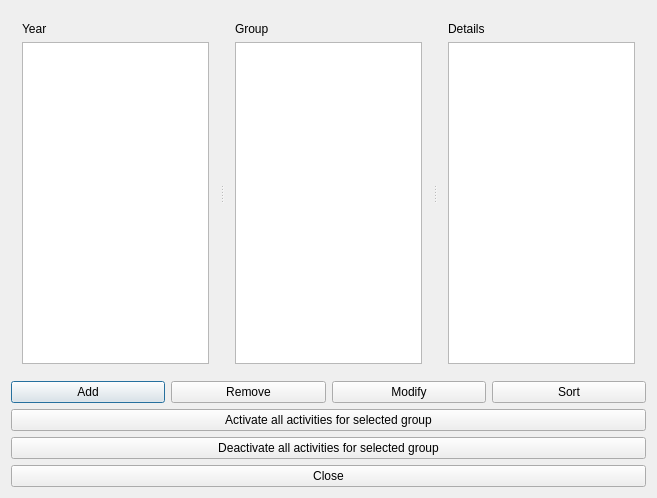
<?xml version="1.0" encoding="UTF-8"?>
<ui version="4.0">
 <class>GroupsForm_template</class>
 <widget class="QDialog" name="GroupsForm_template">
  <property name="geometry">
   <rect>
    <x>0</x>
    <y>0</y>
    <width>657</width>
    <height>498</height>
   </rect>
  </property>
  <property name="windowTitle">
   <string extracomment="The title of the form which lists the students groups">FET - groups of students</string>
  </property>
  <layout class="QGridLayout" name="gridLayout">
   <item row="0" column="0">
    <widget class="QSplitter" name="splitter">
     <property name="sizePolicy">
      <sizepolicy hsizetype="Expanding" vsizetype="Expanding">
       <horstretch>0</horstretch>
       <verstretch>0</verstretch>
      </sizepolicy>
     </property>
     <property name="orientation">
      <enum>Qt::Horizontal</enum>
     </property>
     <widget class="QWidget" name="layoutWidget">
      <layout class="QVBoxLayout" name="verticalLayout">
       <item>
        <widget class="QLabel" name="yearTextLabel">
         <property name="text">
          <string>Year</string>
         </property>
         <property name="wordWrap">
          <bool>false</bool>
         </property>
        </widget>
       </item>
       <item>
        <widget class="QListWidget" name="yearsListWidget"/>
       </item>
      </layout>
     </widget>
     <widget class="QWidget" name="layoutWidget2">
      <layout class="QVBoxLayout" name="verticalLayout_2">
       <item>
        <widget class="QLabel" name="groupsTextLabel">
         <property name="text">
          <string>Group</string>
         </property>
         <property name="wordWrap">
          <bool>false</bool>
         </property>
        </widget>
       </item>
       <item>
        <widget class="QListWidget" name="groupsListWidget"/>
       </item>
      </layout>
     </widget>
     <widget class="QWidget" name="layoutWidget3">
      <layout class="QVBoxLayout" name="verticalLayout_3">
       <item>
        <widget class="QLabel" name="groupTextLabel">
         <property name="text">
          <string>Details</string>
         </property>
         <property name="wordWrap">
          <bool>false</bool>
         </property>
        </widget>
       </item>
       <item>
        <widget class="QPlainTextEdit" name="groupTextEdit"/>
       </item>
      </layout>
     </widget>
    </widget>
   </item>
   <item row="1" column="0">
    <layout class="QVBoxLayout" name="verticalLayout_4">
     <item>
      <layout class="QHBoxLayout" name="horizontalLayout">
       <item>
        <widget class="QPushButton" name="addGroupPushButton">
         <property name="text">
          <string>Add</string>
         </property>
        </widget>
       </item>
       <item>
        <widget class="QPushButton" name="removeGroupPushButton">
         <property name="text">
          <string>Remove</string>
         </property>
        </widget>
       </item>
       <item>
        <widget class="QPushButton" name="modifyGroupPushButton">
         <property name="text">
          <string>Modify</string>
         </property>
        </widget>
       </item>
       <item>
        <widget class="QPushButton" name="sortGroupsPushButton">
         <property name="text">
          <string>Sort</string>
         </property>
        </widget>
       </item>
      </layout>
     </item>
     <item>
      <widget class="QPushButton" name="activateStudentsPushButton">
       <property name="text">
        <string>Activate all activities for selected group</string>
       </property>
      </widget>
     </item>
     <item>
      <widget class="QPushButton" name="deactivateStudentsPushButton">
       <property name="text">
        <string>Deactivate all activities for selected group</string>
       </property>
      </widget>
     </item>
     <item>
      <widget class="QPushButton" name="closePushButton">
       <property name="text">
        <string>Close</string>
       </property>
      </widget>
     </item>
    </layout>
   </item>
  </layout>
 </widget>
 <layoutdefault spacing="6" margin="11"/>
 <resources/>
 <connections/>
</ui>
